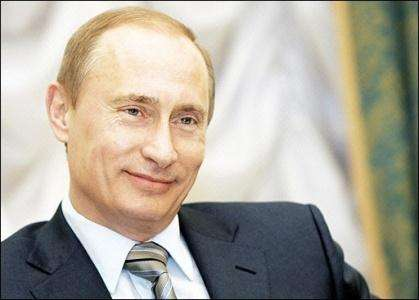
#> input picture face_databases/Boss.jpg, 419 x 300 px, given in place of the camera
$ python demo10_motion_05.py
#> lines starting #> are read from the running program, lines starting #| are printed output that depends on the picture

import cv2
import datetime

from demo05_wx_notice_01 import wxTool
from settings import app_id, app_secret


camera = cv2.VideoCapture(0)
background = None
es = cv2.getStructuringElement(cv2.MORPH_ELLIPSE,(5,5))
is_send_msg = False

while True:
    grabbed, frame = camera.read()
#> frame is the input picture: shape (300, 419, 3); mean B, G, R 156.5, 168.9, 175.3

    gray_frame = cv2.cvtColor(frame, cv2.COLOR_BGR2GRAY) # 灰度图像
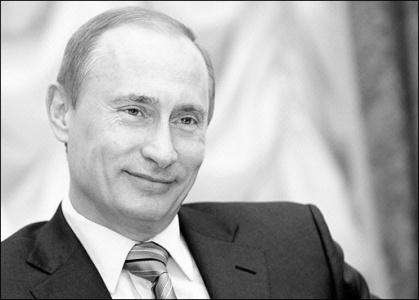
#> gray_frame: shape (300, 419); min 0, max 255, mean 169.4
    gray_frame = cv2.GaussianBlur(gray_frame, (25, 25), 3)
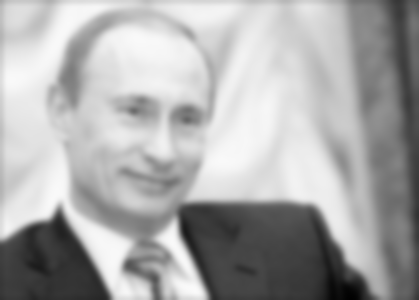
#> gray_frame: shape (300, 419); min 1, max 250, mean 170

    if background is None:
        background = gray_frame
        continue

    diff = cv2.absdiff(background, gray_frame)
    diff = cv2.threshold(diff, 25, 255, cv2.THRESH_BINARY)[1]
    diff = cv2.dilate(diff, es, iterations=2)

    contours, hierarchy = cv2.findContours(diff.copy(), cv2.RETR_EXTERNAL, cv2.CHAIN_APPROX_SIMPLE)

    is_detect = False
    for c in contours:
        if cv2.contourArea(c) < 2000:
            continue
        (x, y, w, h) = cv2.boundingRect(c)
        cv2.rectangle(frame, (x, y), (x+w, y+h), (0, 255, 0), 2)
        is_detect = True
        if not is_send_msg:
            is_send_msg = True
            wxTool = wxTool(app_id, app_secret)
            wxTool.post_data('oyptN63RmNTWDkqwsU-0X11GT748')


    if is_detect:
        show_text = 'Notion: Detected'
        show_color = (0, 0, 255)
    else:
        show_text = 'Notion: Not Detected'
        show_color = (0, 255, 0)

    cv2.putText(frame, show_text, (10, 20), cv2.FONT_HERSHEY_SIMPLEX, 0.5, show_color, 1)

    cv2.putText(frame, datetime.datetime.now().strftime("%A %d %B %Y %I:%M:%S%p"), (10, frame.shape[0] - 10), cv2.FONT_HERSHEY_SIMPLEX, 0.5, show_color, 1)

    cv2.imshow('video', frame)
    cv2.imshow('diff', gray_frame)

    key = cv2.waitKey(1) & 0xFFf
    if key == ord("q"):
        break

camera.release()
cv2.destroyAllWindows()

$ run again, on face_databases/godMan.jpg
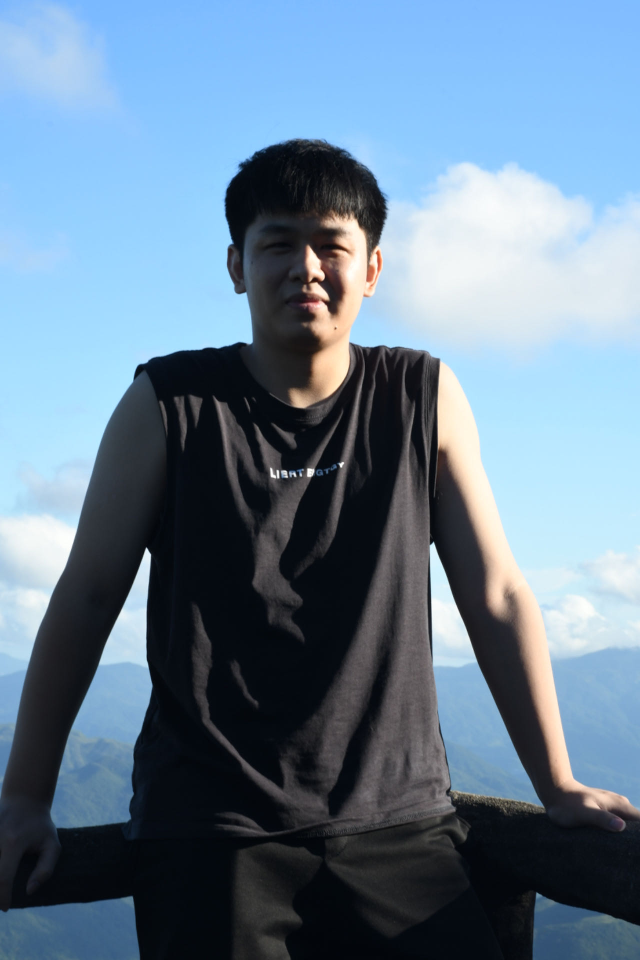
#> input picture face_databases/godMan.jpg, 1280 x 1920 px, given in place of the camera (shown at 1/2 size)
#> frame is the input picture: shape (1920, 1280, 3); mean B, G, R 146.5, 126.5, 103.6
#> `gray_frame = cv2.cvtColor(frame, cv2.COLOR_BGR2GRAY)`:
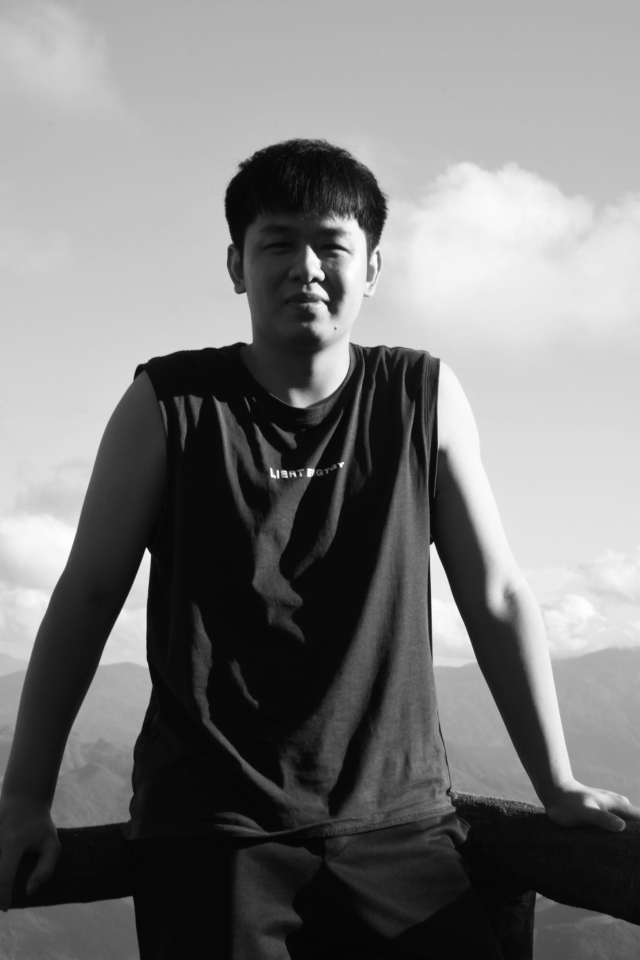
#> gray_frame: shape (1920, 1280) (shown at 1/2 size); min 1, max 255, mean 121.9

$ run again, on face_databases/threeMan.jpg
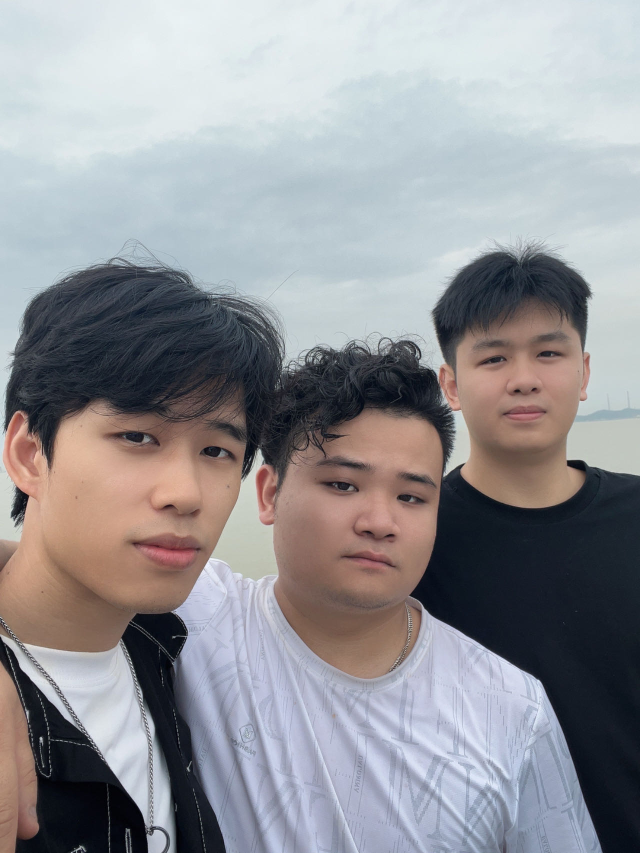
#> input picture face_databases/threeMan.jpg, 1280 x 1706 px, given in place of the camera (shown at 1/2 size)
#> frame is the input picture: shape (1706, 1280, 3); mean B, G, R 151.7, 147.6, 147.8
#> `gray_frame = cv2.cvtColor(frame, cv2.COLOR_BGR2GRAY)`:
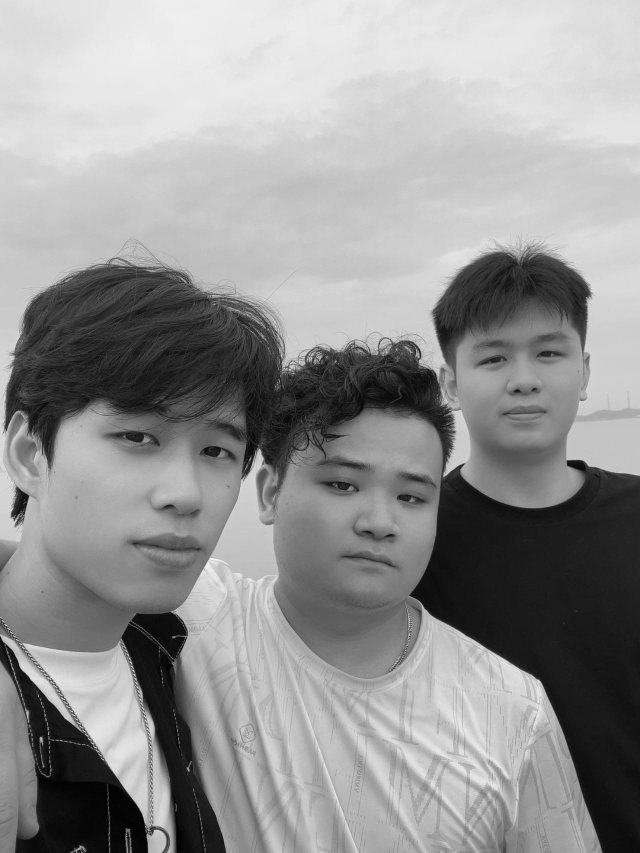
#> gray_frame: shape (1706, 1280) (shown at 1/2 size); min 0, max 254, mean 148.1
